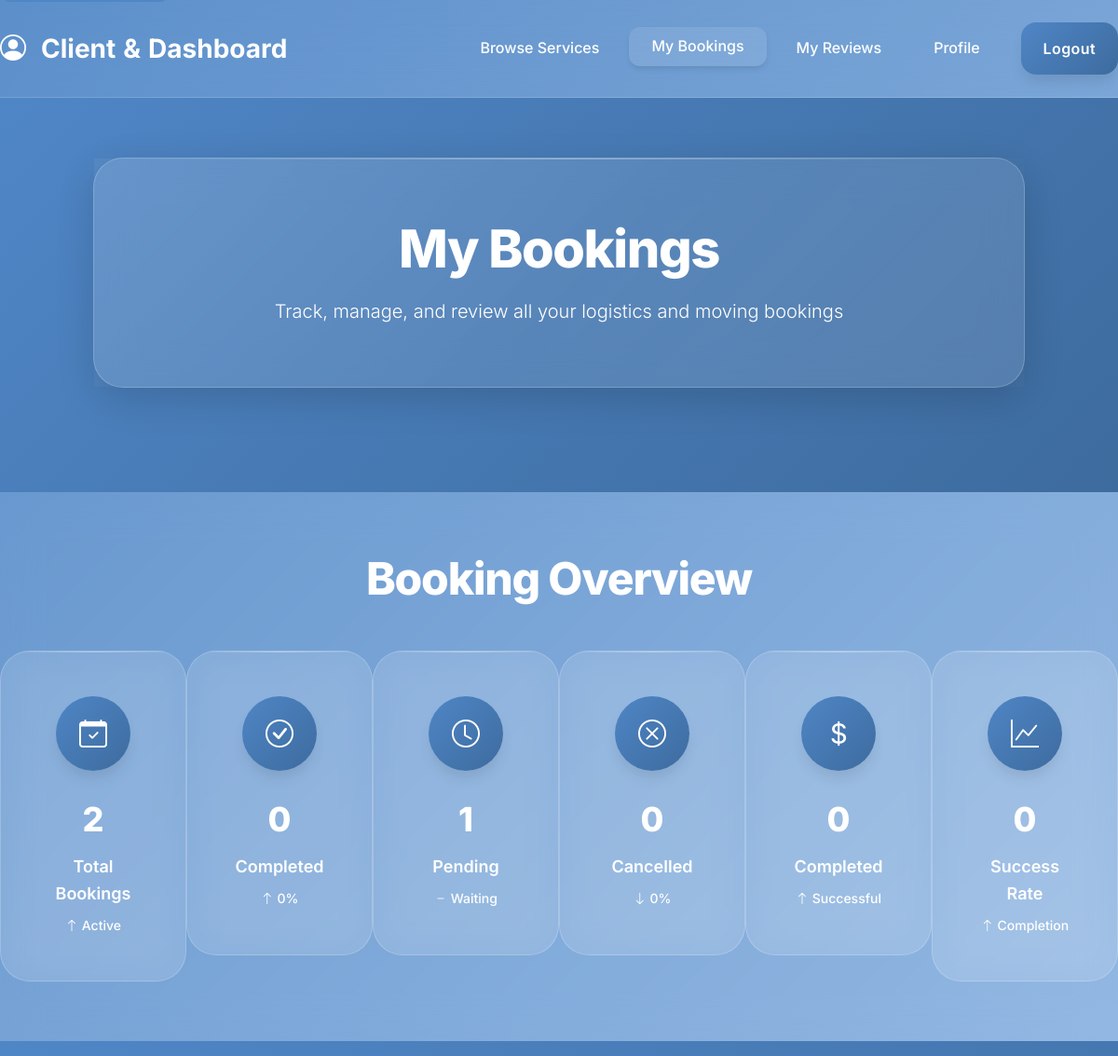
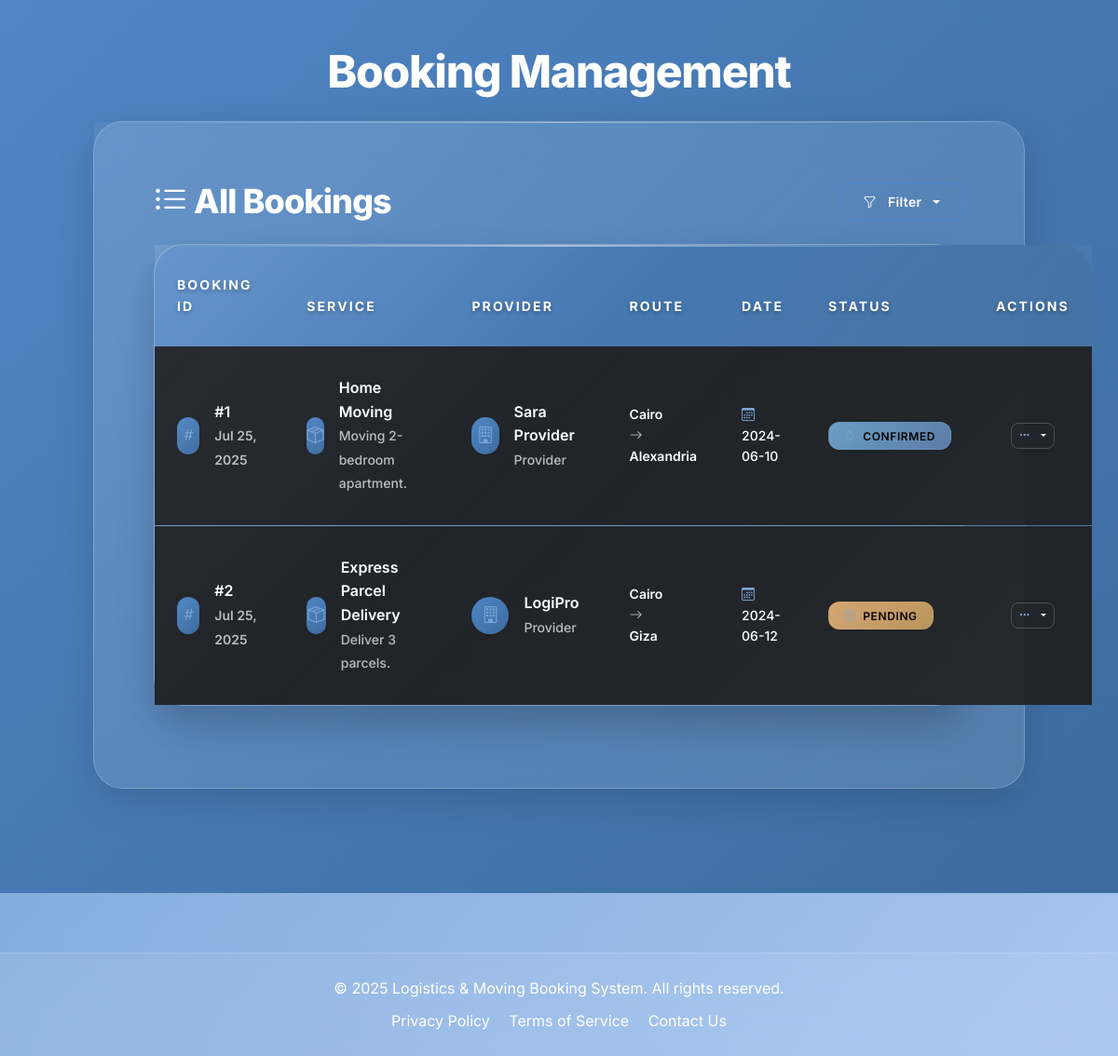
The app's page /client_bookings.php (signed in) with its own data (2 pictures, top to bottom).
### tables this page shows
CREATE TABLE bookings (
  id INT AUTO_INCREMENT PRIMARY KEY,
  service_id INT NOT NULL,
  client_id INT NOT NULL,
  provider_id INT NOT NULL,
  booking_date DATE NOT NULL,
  scheduled_time DATETIME,
  status ENUM('pending','confirmed','in_progress','completed','cancelled') DEFAULT 'pending',
  details TEXT,
  created_at TIMESTAMP DEFAULT CURRENT_TIMESTAMP,
  FOREIGN KEY (service_id) REFERENCES services(id) ON DELETE CASCADE,
  FOREIGN KEY (client_id) REFERENCES users(id) ON DELETE CASCADE,
  FOREIGN KEY (provider_id) REFERENCES users(id) ON DELETE CASCADE
);

CREATE TABLE services (
  id INT AUTO_INCREMENT PRIMARY KEY,
  provider_id INT NOT NULL,
  title VARCHAR(150) NOT NULL,
  description TEXT,
  type VARCHAR(50),
  price DECIMAL(10,2) NOT NULL,
  city_from VARCHAR(100),
  city_to VARCHAR(100),
  available_from DATE,
  available_to DATE,
  created_at TIMESTAMP DEFAULT CURRENT_TIMESTAMP,
  status ENUM('active','inactive') DEFAULT 'active',
  FOREIGN KEY (provider_id) REFERENCES users(id) ON DELETE CASCADE
);

CREATE TABLE users (
  id INT AUTO_INCREMENT PRIMARY KEY,
  name VARCHAR(100) NOT NULL,
  email VARCHAR(100) NOT NULL UNIQUE,
  password VARCHAR(255) NOT NULL,
  role ENUM('client','provider','admin') NOT NULL DEFAULT 'client',
  phone VARCHAR(30),
  company_name VARCHAR(100),
  profile_image VARCHAR(255) DEFAULT NULL,
  created_at TIMESTAMP DEFAULT CURRENT_TIMESTAMP,
  status ENUM('active','inactive') DEFAULT 'active',
  rating DECIMAL(2,1) DEFAULT 0.0
);

### includes/auth.php (called while the page is built, shortened)
<?php
require_once __DIR__ . '/../config/db.php';
function current_user() {
    global $conn;
    $id = $_SESSION['user_id'];
    $stmt = mysqli_prepare($conn, "SELECT * FROM users WHERE id = ? LIMIT 1");
    mysqli_stmt_bind_param($stmt, 'i', $id);
    mysqli_stmt_execute($stmt);
    $result = mysqli_stmt_get_result($stmt);
    $user = mysqli_fetch_assoc($result);
    return $user;
}

### public/client_bookings.php (the view, shortened to what this page needs)
<?php
require_once __DIR__ . '/../includes/auth.php';
require_once __DIR__ . '/../config/db.php';
$user = current_user();
$client_id = $user['id'];
$stats = mysqli_query($conn, "
    SELECT
        COUNT(*) as total_bookings,
        SUM(CASE WHEN status = 'completed' THEN 1 ELSE 0 END) as completed_bookings,
        SUM(CASE WHEN status = 'pending' THEN 1 ELSE 0 END) as pending_bookings,
        SUM(CASE WHEN status = 'cancelled' THEN 1 ELSE 0 END) as cancelled_bookings,
        SUM(CASE WHEN status = 'completed' THEN 1 ELSE 0 END) as total_completed
    FROM bookings
    WHERE client_id = $client_id
");
$stats_data = mysqli_fetch_assoc($stats);
$bookings = mysqli_query($conn, "SELECT b.*, s.title AS service_title, s.city_from, s.city_to, u.name AS provider_name FROM bookings b JOIN services s ON b.service_id = s.id JOIN users u ON b.provider_id = u.id WHERE b.client_id = $client_id ORDER BY b.created_at DESC");
?>
<!DOCTYPE html>
<html lang="en">
<head>
  <link href="https://cdn.jsdelivr.net/npm/bootstrap@5.3.2/dist/css/bootstrap.min.css" rel="stylesheet">
  <link rel="stylesheet" href="https://cdn.jsdelivr.net/npm/bootstrap-icons@1.11.1/font/bootstrap-icons.css">
  <link rel="stylesheet" href="../assets/css/style.css">
</head>
<body class="modern-bg">
  <nav class="navbar navbar-expand-lg navbar-glass">
    <div class="container-fluid">
      <a class="navbar-brand fw-bold fs-3 gradient-text" href="dashboard_client.php">
        <i class="bi bi-person-circle me-2"></i>Client<span class="text-gradient-secondary">&</span>Dashboard
      </a>
      <div class="collapse navbar-collapse" id="clientNav">
        <ul class="navbar-nav ms-auto mb-2 mb-lg-0 align-items-center">
          <li class="nav-item"><a class="nav-link" href="client_services.php">Browse Services</a></li>
          <li class="nav-item"><a class="nav-link active" href="client_bookings.php">My Bookings</a></li>
          <li class="nav-item"><a class="nav-link" href="client_reviews.php">My Reviews</a></li>
          <li class="nav-item"><a class="nav-link" href="client_profile.php">Profile</a></li>
          <li class="nav-item ms-3"><a class="btn btn-primary px-4" href="logout.php">Logout</a></li>
        </ul>
      </div>
    </div>
  </nav>
  <section class="hero-glass d-flex align-items-center justify-content-center text-center position-relative section-gradient" style="min-height: 30vh;">
    <div class="container-fluid">
      <div class="row justify-content-center">
        <div class="col-lg-10">
          <div class="glass-card">
            <h1 class="display-4 fw-black mb-3 gradient-text">My Bookings</h1>
            <p class="lead mb-0">Track, manage, and review all your logistics and moving bookings</p>
          </div>
        </div>
      </div>
    </div>
  </section>
  <section class="container-fluid py-6 section-glass">
    <div class="row justify-content-center mb-5">
      <div class="col-lg-10">
        <h2 class="gradient-text mb-4 text-center">Booking Overview</h2>
      </div>
    </div>
    <div class="row g-4">
      <div class="col-lg-2 col-md-4 col-sm-6">
        <div class="kpi-card" data-tooltip="Total bookings made">
          <div class="kpi-icon">
            <i class="bi bi-calendar-check"></i>
          </div>
          <div class="kpi-number"><?= $stats_data['total_bookings'] ?></div>
          <div class="kpi-label">Total Bookings</div>
          <div class="kpi-trend positive">
            <i class="bi bi-arrow-up"></i> Active
          </div>
        </div>
      </div>
      <div class="col-lg-2 col-md-4 col-sm-6">
        <div class="kpi-card" data-tooltip="Successfully completed bookings">
          <div class="kpi-icon">
            <i class="bi bi-check-circle"></i>
          </div>
          <div class="kpi-number"><?= $stats_data['completed_bookings'] ?></div>
          <div class="kpi-label">Completed</div>
          <div class="kpi-trend positive">
            <i class="bi bi-arrow-up"></i> <?= $stats_data['total_bookings'] > 0 ? round(($stats_data['completed_bookings'] / $stats_data['total_bookings']) * 100) : 0 ?>%
          </div>
        </div>
      </div>
      <div class="col-lg-2 col-md-4 col-sm-6">
        <div class="kpi-card" data-tooltip="Pending bookings">
          <div class="kpi-icon">
            <i class="bi bi-clock"></i>
          </div>
          <div class="kpi-number"><?= $stats_data['pending_bookings'] ?></div>
          <div class="kpi-label">Pending</div>
          <div class="kpi-trend neutral">
            <i class="bi bi-dash"></i> Waiting
          </div>
        </div>
      </div>
      <div class="col-lg-2 col-md-4 col-sm-6">
        <div class="kpi-card" data-tooltip="Cancelled bookings">
          <div class="kpi-icon">
            <i class="bi bi-x-circle"></i>
          </div>
          <div class="kpi-number"><?= $stats_data['cancelled_bookings'] ?></div>
          <div class="kpi-label">Cancelled</div>
          <div class="kpi-trend negative">
            <i class="bi bi-arrow-down"></i> <?= $stats_data['total_bookings'] > 0 ? round(($stats_data['cancelled_bookings'] / $stats_data['total_bookings']) * 100) : 0 ?>%
          </div>
        </div>
      </div>
      <div class="col-lg-2 col-md-4 col-sm-6">
        <div class="kpi-card" data-tooltip="Total completed bookings">
          <div class="kpi-icon">
            <i class="bi bi-currency-dollar"></i>
          </div>
          <div class="kpi-number"><?= $stats_data['total_completed'] ?></div>
          <div class="kpi-label">Completed</div>
          <div class="kpi-trend positive">
            <i class="bi bi-arrow-up"></i> Successful
          </div>
        </div>
      </div>
      <div class="col-lg-2 col-md-4 col-sm-6">
        <div class="kpi-card" data-tooltip="Average booking value">
          <div class="kpi-icon">
            <i class="bi bi-graph-up"></i>
          </div>
          <div class="kpi-number"><?= $stats_data['completed_bookings'] > 0 ? round(($stats_data['completed_bookings'] / $stats_data['total_bookings']) * 100) : 0 ?>%</div>
          <div class="kpi-label">Success Rate</div>
          <div class="kpi-trend positive">
            <i class="bi bi-arrow-up"></i> Completion
          </div>
        </div>
      </div>
    </div>
  </section>
  <section class="container-fluid py-6 section-gradient">
    <div class="row justify-content-center mb-5">
      <div class="col-lg-10">
        <h2 class="gradient-text mb-4 text-center">Booking Management</h2>
      </div>
    </div>
    <div class="row justify-content-center">
      <div class="col-lg-10">
        <div class="glass-card">
          <div class="d-flex justify-content-between align-items-center mb-4">
            <h3 class="gradient-text mb-0">
              <i class="bi bi-list-ul me-2"></i>All Bookings
            </h3>
            <div class="btn-group" role="group">
              <button type="button" class="btn btn-outline-primary btn-sm dropdown-toggle" data-bs-toggle="dropdown">
                <i class="bi bi-funnel me-1"></i>Filter
              </button>
            </div>
          </div>
          <?php if (mysqli_num_rows($bookings) > 0): ?>
            <div class="table-container">
              <div class="table-responsive">
                <table class="table table-dark align-middle">
                  <thead>
                    <tr>
                      <th>Booking ID</th>
                      <th>Service</th>
                      <th>Provider</th>
                      <th>Route</th>
                      <th>Date</th>
                      <th>Status</th>
                      <th>Actions</th>
                    </tr>
                  </thead>
                  <tbody>
                  <?php while($b = mysqli_fetch_assoc($bookings)): ?>
                    <tr data-status="<?= $b['status'] ?>">
                      <td class="number-cell">
                        <div class="d-flex align-items-center">
                          <div class="user-avatar me-3">
                            <i class="bi bi-hash"></i>
                          </div>
                          <div>
                            <div class="fw-semibold">#<?= $b['id'] ?></div>
                            <small class="text-muted"><?= date('M d, Y', strtotime($b['created_at'])) ?></small>
                          </div>
                        </div>
                      </td>
                      <td>
                        <div class="d-flex align-items-center">
                          <div class="user-avatar me-3">
                            <i class="bi bi-box-seam"></i>
                          </div>
                          <div>
                            <div class="fw-semibold"><?= htmlspecialchars($b['service_title']) ?></div>
                            <small class="text-muted"><?= htmlspecialchars($b['details']) ?></small>
                          </div>
                        </div>
                      </td>
                      <td>
                        <div class="d-flex align-items-center">
                          <div class="user-avatar me-3">
                            <i class="bi bi-building"></i>
                          </div>
                          <div>
                            <div class="fw-semibold"><?= htmlspecialchars($b['provider_name']) ?></div>
                            <small class="text-muted">Provider</small>
                          </div>
                        </div>
                      </td>
                      <td class="date-cell">
                        <div>
                          <div class="fw-semibold"><?= htmlspecialchars($b['city_from']) ?></div>
                          <i class="bi bi-arrow-right text-muted"></i>
                          <div class="fw-semibold"><?= htmlspecialchars($b['city_to']) ?></div>
                        </div>
                      </td>
                      <td class="date-cell">
                        <i class="bi bi-calendar3 me-2"></i>
                        <?= htmlspecialchars($b['booking_date']) ?>
                      </td>
                      <td>
                        <span class="badge <?= $b['status']==='completed'?'bg-success':($b['status']==='cancelled'?'bg-danger':($b['status']==='pending'?'bg-warning':'bg-info')) ?>">
                          <i class="bi bi-<?= $b['status']==='completed'?'check-circle':($b['status']==='cancelled'?'x-circle':($b['status']==='pending'?'clock':'arrow-clockwise')) ?> me-1"></i>
                          <?= ucfirst($b['status']) ?>
                        </span>
                      </td>
                      <td class="actions-cell">
                        <div class="btn-group" role="group">
                          <button type="button" class="btn btn-sm btn-outline-primary dropdown-toggle" data-bs-toggle="dropdown">
                            <i class="bi bi-three-dots"></i>
                          </button>
                        </div>
                      </td>
                    </tr>
                  <?php endwhile; ?>
                  </tbody>
                </table>
              </div>
            </div>
          <?php endif; ?>
        </div>
      </div>
    </div>
  </section>
  <footer class="footer-glass text-center py-4">
    <div class="container-fluid">
      <div class="row">
        <div class="col-12">
          <p class="mb-2">&copy; <?php echo date('Y'); ?> Logistics & Moving Booking System. All rights reserved.</p>
          <p class="mb-0">
            <a href="#privacy" class="text-decoration-none me-3">Privacy Policy</a>
            <a href="#terms" class="text-decoration-none me-3">Terms of Service</a>
            <a href="#contact" class="text-decoration-none">Contact Us</a>
          </p>
        </div>
      </div>
    </div>
  </footer>
</body>
</html>

### records on screen
bookings: id "1", created_at "Jul 25, 2025", service.title "Home Moving", details "Moving 2-bedroom apartment.", provider.name "Sara Provider", service.city_from "Cairo", service.city_to "Alexandria", booking_date "2024-06-10", status "CONFIRMED"
bookings: id "2", created_at "Jul 25, 2025", service.title "Express Parcel Delivery", details "Deliver 3 parcels.", provider.name "LogiPro", service.city_from "Cairo", service.city_to "Giza", booking_date "2024-06-12", status "PENDING"

### other values on screen
$stats_data['total_bookings'] "2"
$stats_data['completed_bookings'] "0"
$stats_data['pending_bookings'] "1"
$stats_data['cancelled_bookings'] "0"
$stats_data['total_completed'] "0"
